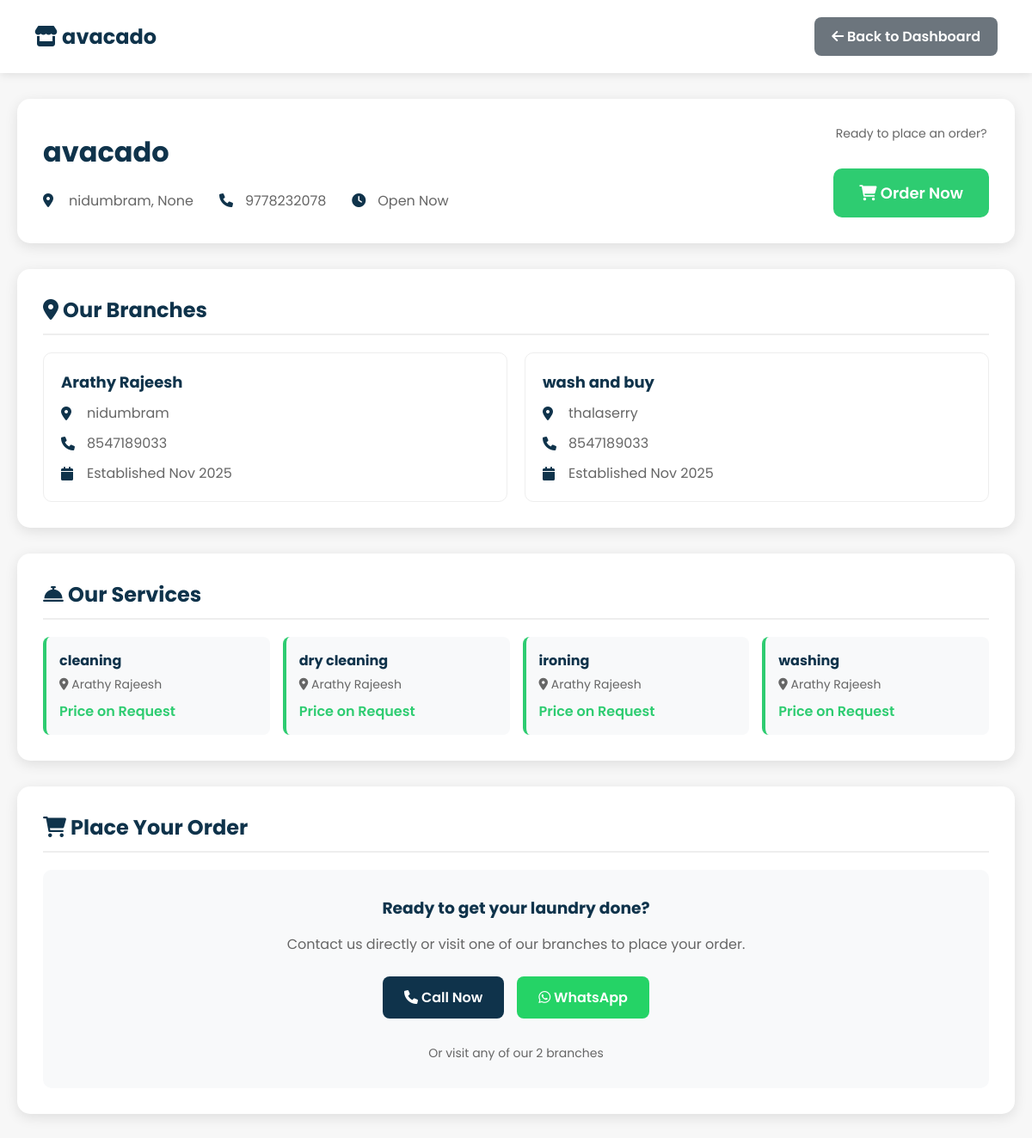
Page /shop/1/ (signed in) on the committed database.
### shop/models.py (models this page shows, shortened)
class LaundryShop(models.Model):
    name = models.CharField(max_length=100, unique=True)
    email = models.EmailField(unique=True)
    password = models.CharField(max_length=128)
    address = models.TextField()
    city = models.CharField(max_length=100, blank=True, null=True)
    latitude = models.CharField(max_length=100, blank=True, null=True)
    longitude = models.CharField(max_length=100, blank=True, null=True)
    is_open = models.BooleanField(default=True)
    is_approved = models.BooleanField(default=False)
    phone = models.CharField(max_length=15)
    image = models.ImageField(upload_to="shops/", blank=True, null=True)
    created_at = models.DateTimeField(auto_now_add=True)

class Branch(models.Model):
    shop = models.ForeignKey(LaundryShop, on_delete=models.CASCADE, related_name='branches')
    name = models.CharField(max_length=150)
    address = models.TextField()
    phone = models.CharField(max_length=50, blank=True, null=True)
    created_at = models.DateTimeField(auto_now_add=True)
    class Meta:
        unique_together = ('shop', 'name')
        ordering = ['name']

class Service(models.Model):
    branch = models.ForeignKey('Branch', on_delete=models.CASCADE, related_name='services')
    name = models.CharField(max_length=120)
    price = models.DecimalField(max_digits=10, decimal_places=2, null=True, blank=True)  # optional
    created_at = models.DateTimeField(auto_now_add=True)
    class Meta:
        unique_together = ('branch', 'name')
        ordering = ['name']

### shop/views.py (the view)
# urls.py: path("shop/<int:shop_id>/", views.shop_detail, name="shop_detail"),
@login_required
def shop_detail(request, shop_id):
    shop = get_object_or_404(LaundryShop, id=shop_id, is_approved=True)
    branches = Branch.objects.filter(shop=shop).prefetch_related('services')
    if branches.count() == 1:
        return redirect('branch_detail', branch_id=branches.first().id)
    all_services = Service.objects.filter(branch__shop=shop).select_related('branch')
    context = {
        'shop': shop,
        'branches': branches,
        'all_services': all_services,
    }
    return render(request, 'shop_detail.html', context)

### shop/templates/shop_detail.html (shortened to what this page needs)
{% load static %}
<!DOCTYPE html>
<html lang="en">
<head>
    <link rel="stylesheet" href="https://cdnjs.cloudflare.com/ajax/libs/font-awesome/6.0.0-beta3/css/all.min.css">
</head>
<body>
    <div class="header">
        <h1><i class="fas fa-store"></i> {{ shop.name }}</h1>
        <div>
            <a href="{% url 'dashboard' %}" class="btn btn-secondary">
                <i class="fas fa-arrow-left"></i> Back to Dashboard
            </a>
        </div>
    </div>
    <div class="container">
        <div class="shop-header">
            <div class="shop-info">
                <h1>{{ shop.name }}</h1>
                <div class="shop-details">
                    <div class="detail-item">
                        <i class="fas fa-map-marker-alt"></i>
                        <span>{{ shop.address }}, {{ shop.city }}</span>
                    </div>
                    <div class="detail-item">
                        <i class="fas fa-phone"></i>
                        <span>{{ shop.phone }}</span>
                    </div>
                    <div class="detail-item">
                        <i class="fas fa-clock"></i>
                        <span>{% if shop.is_open %}Open Now{% else %}Currently Closed{% endif %}</span>
                    </div>
                </div>
            </div>
            <div class="order-section">
                <div style="font-size: 14px; color: #666; margin-bottom: 10px;">
                    Ready to place an order?
                </div>
                <a href="#order-form" class="order-btn">
                    <i class="fas fa-shopping-cart"></i> Order Now
                </a>
            </div>
        </div>
        <div class="section">
            <h2><i class="fas fa-map-marker-alt"></i> Our Branches</h2>
            {% if branches %}
                <div class="branches-grid">
                    {% for branch in branches %}
                        <div class="branch-card">
                            <h3>{{ branch.name }}</h3>
                            <div class="detail-item" style="margin-bottom: 10px;">
                                <i class="fas fa-map-marker-alt"></i>
                                <span>{{ branch.address }}</span>
                            </div>
                            {% if branch.phone %}
                                <div class="detail-item" style="margin-bottom: 10px;">
                                    <i class="fas fa-phone"></i>
                                    <span>{{ branch.phone }}</span>
                                </div>
                            {% endif %}
                            <div class="detail-item">
                                <i class="fas fa-calendar"></i>
                                <span>Established {{ branch.created_at|date:"M Y" }}</span>
                            </div>
                        </div>
                    {% endfor %}
                </div>
            {% else %}
                <div class="empty-state">
                    <i class="fas fa-map-marker-alt"></i>
                    <p>No branches available yet</p>
                </div>
            {% endif %}
        </div>
        <div class="section">
            <h2><i class="fas fa-concierge-bell"></i> Our Services</h2>
            {% if all_services %}
                <div class="services-grid">
                    {% for service in all_services %}
                        <div class="service-card">
                            <h4>{{ service.name }}</h4>
                            <div style="color: #666; font-size: 14px; margin-bottom: 8px;">
                                <i class="fas fa-map-marker-alt"></i> {{ service.branch.name }}
                            </div>
                            {% if service.price %}
                                <div class="service-price">₹{{ service.price }}</div>
                            {% else %}
                                <div class="service-price">Price on Request</div>
                            {% endif %}
                        </div>
                    {% endfor %}
                </div>
            {% else %}
                <div class="empty-state">
                    <i class="fas fa-concierge-bell"></i>
                    <p>No services available yet</p>
                </div>
            {% endif %}
        </div>
        <div id="order-form" class="section">
            <h2><i class="fas fa-shopping-cart"></i> Place Your Order</h2>
            <div style="background: #f8f9fa; padding: 30px; border-radius: 10px; text-align: center;">
                <h3 style="color: var(--primary-color); margin-bottom: 15px;">Ready to get your laundry done?</h3>
                <p style="color: #666; margin-bottom: 25px;">
                    Contact us directly or visit one of our branches to place your order.
                </p>
                <div style="display: flex; gap: 15px; justify-content: center; flex-wrap: wrap;">
                    <a href="tel:{{ shop.phone }}" class="btn btn-primary" style="padding: 12px 25px;">
                        <i class="fas fa-phone"></i> Call Now
                    </a>
                    <a href="https://wa.me/{{ shop.phone|slice:":1" }}" target="_blank" class="btn" style="background: #25d366; color: white; padding: 12px 25px;">
                        <i class="fab fa-whatsapp"></i> WhatsApp
                    </a>
                    {% if branches %}
                        <div style="margin-top: 15px; width: 100%; text-align: center; color: #666; font-size: 14px;">
                            Or visit any of our {{ branches|length }} branches
                        </div>
                    {% endif %}
                </div>
            </div>
        </div>
    </div>
</body>
</html>

### shop/templates/shop_detail.html (style rules this page uses)
* { margin: 0; padding: 0; font-family: "Poppins", sans-serif; box-sizing: border-box; }
body { background: #f7f7f7; }
:root { --primary-color: #0f334bff; --accent-color: #2ecc71; --secondary-color: #6c757d; }
.header { background: white; padding: 20px 40px; box-shadow: 0 2px 10px rgba(0,0,0,0.1); display: flex; justify-content: space-between; align-items: center; }
.header h1 { color: var(--primary-color); font-size: 24px; }
.btn { padding: 10px 20px; border-radius: 8px; text-decoration: none; font-weight: 600; transition: all 0.3s; border: none; cursor: pointer; display: inline-block; }
.btn-primary { background: var(--primary-color); color: white; }
.btn-secondary { background: var(--secondary-color); color: white; }
.container { max-width: 1200px; margin: 0 auto; padding: 30px 20px; }
.shop-header { background: white; padding: 30px; border-radius: 15px; box-shadow: 0 4px 15px rgba(0,0,0,0.1); margin-bottom: 30px; display: flex; justify-content: space-between; align-items: center; }
.shop-info h1 { color: var(--primary-color); font-size: 32px; margin-bottom: 10px; }
.shop-details { display: flex; gap: 30px; margin-top: 20px; }
.detail-item { display: flex; align-items: center; gap: 10px; color: #666; }
.detail-item i { color: var(--primary-color); width: 20px; }
.order-section { text-align: center; }
.order-btn { background: var(--accent-color); color: white; padding: 15px 30px; border-radius: 10px; text-decoration: none; font-size: 18px; font-weight: 600; display: inline-block; margin-top: 20px; transition: background 0.3s; }
.section { background: white; padding: 30px; border-radius: 15px; box-shadow: 0 4px 15px rgba(0,0,0,0.1); margin-bottom: 30px; }
.section h2 { color: var(--primary-color); font-size: 24px; margin-bottom: 20px; border-bottom: 2px solid #eee; padding-bottom: 10px; }
.branches-grid { display: grid; grid-template-columns: repeat(auto-fit, minmax(300px, 1fr)); gap: 20px; }
.branch-card { border: 1px solid #eee; border-radius: 10px; padding: 20px; transition: all 0.3s; }
.branch-card h3 { color: var(--primary-color); margin-bottom: 10px; font-size: 18px; }
.services-grid { display: grid; grid-template-columns: repeat(auto-fit, minmax(250px, 1fr)); gap: 15px; }
.service-card { background: #f8f9fa; padding: 15px; border-radius: 8px; border-left: 4px solid var(--accent-color); }
.service-card h4 { color: var(--primary-color); margin-bottom: 5px; }
.service-price { font-weight: 600; color: var(--accent-color); }

### rows in the picture
LaundryShop: name "avacado", address "nidumbram", city "None", phone "9778232078"
Branch: name "Arathy Rajeesh", address "nidumbram", phone "8547189033", created_at "Nov 2025"
Branch: name "wash and buy", address "thalaserry", phone "8547189033", created_at "Nov 2025"
Service: name "cleaning", branch.name "Arathy Rajeesh", shows "Price on Request"
Service: name "dry cleaning", branch.name "Arathy Rajeesh", shows "Price on Request"
Service: name "ironing", branch.name "Arathy Rajeesh", shows "Price on Request"
Service: name "washing", branch.name "Arathy Rajeesh", shows "Price on Request"

### other values in the picture
{{ branches|length }} "2"
